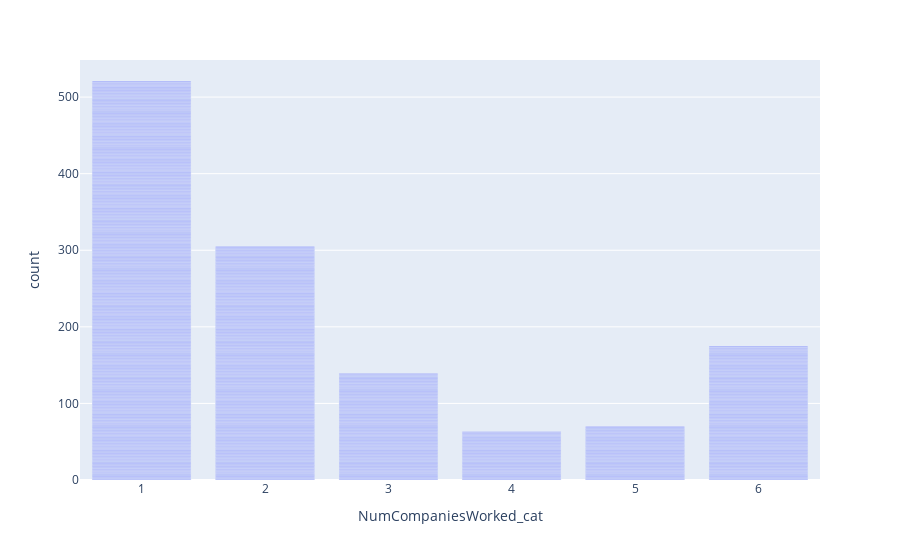

The notebook cell this image was saved under:
### Code cell
fig = px.bar(attrition_df, x="NumCompaniesWorked_cat")
fig.show()

### Figure 1 — Plotly figure (JSON) as saved in the notebook; plotly's stock layout.template omitted (floating-point values rounded to 4 significant figures; data arrays with more than 128 entries replaced by an {"elided": "..."} marker saying what was removed)
{"data": [{"alignmentgroup": "True", "hovertemplate": "NumCompaniesWorked_cat=%{x}<br>count=%{y}<extra></extra>", "legendgroup": "", "marker": {"color": "#636efa"}, "name": "", "offsetgroup": "", "orientation": "v", "showlegend": false, "textposition": "auto", "type": "bar", "x": {"elided": "1470 int values"}, "xaxis": "x", "y": {"elided": "1470 int values"}, "yaxis": "y"}], "layout": {"barmode": "relative", "legend": {"tracegroupgap": 0}, "margin": {"t": 60}, "xaxis": {"anchor": "y", "domain": [0, 1], "title": {"text": "NumCompaniesWorked_cat"}}, "yaxis": {"anchor": "x", "domain": [0, 1], "title": {"text": "count"}}}}
